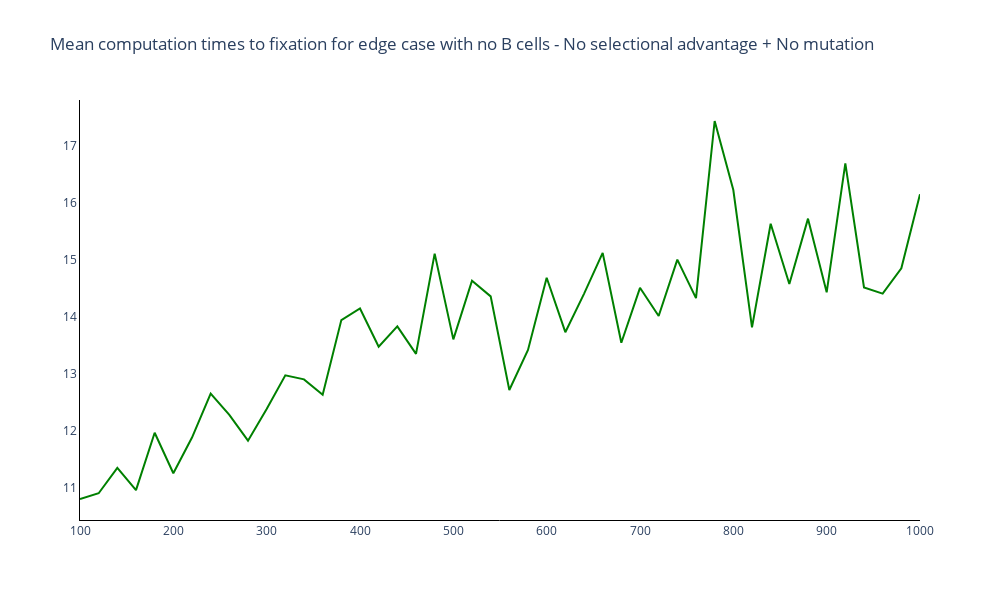

Notebook cell for this chart:
### Markdown cell above
### Plot mean computation times to fixation

### Code cell
# Trace names - represent the transition probabilities used for the simulation
fig = go.Figure()

# Add traces of the transition probabilities
fig.add_trace(
    go.Scatter(
        y = mean_computation_time,
        x = choices_N,
        mode = 'lines',
        line_color = colours[2]
    )
)

fig.update_layout(
    title='Mean computation times to fixation for edge case with no B cells - No selectional advantage + No mutation',
    width=1000, 
    height=600,
    plot_bgcolor='white',
    xaxis=dict(linecolor='black'),
    yaxis=dict(linecolor='black'),
    )

### Figure 1 — Plotly figure (JSON) as saved in the notebook; plotly's stock layout.template omitted (floating-point values rounded to 4 significant figures)
{"data": [{"line": {"color": "green"}, "mode": "lines", "type": "scatter", "x": [100, 120, 140, 160, 180, 200, 220, 240, 260, 280, 300, 320, 340, 360, 380, 400, 420, 440, 460, 480, 500, 520, 540, 560, 580, 600, 620, 640, 660, 680, 700, 720, 740, 760, 780, 800, 820, 840, 860, 880, 900, 920, 940, 960, 980, 1000], "y": [10.81, 10.91, 11.35, 10.96, 11.97, 11.26, 11.88, 12.65, 12.28, 11.83, 12.38, 12.97, 12.9, 12.63, 13.94, 14.14, 13.47, 13.83, 13.35, 15.11, 13.6, 14.63, 14.36, 12.72, 13.42, 14.68, 13.73, 14.4, 15.12, 13.54, 14.51, 14.01, 15.0, 14.33, 17.43, 16.22, 13.81, 15.63, 14.57, 15.72, 14.43, 16.69, 14.51, 14.4, 14.85, 16.15]}], "layout": {"height": 600, "plot_bgcolor": "white", "title": {"text": "Mean computation times to fixation for edge case with no B cells - No selectional advantage + No mutation"}, "width": 1000, "xaxis": {"linecolor": "black"}, "yaxis": {"linecolor": "black"}}}
